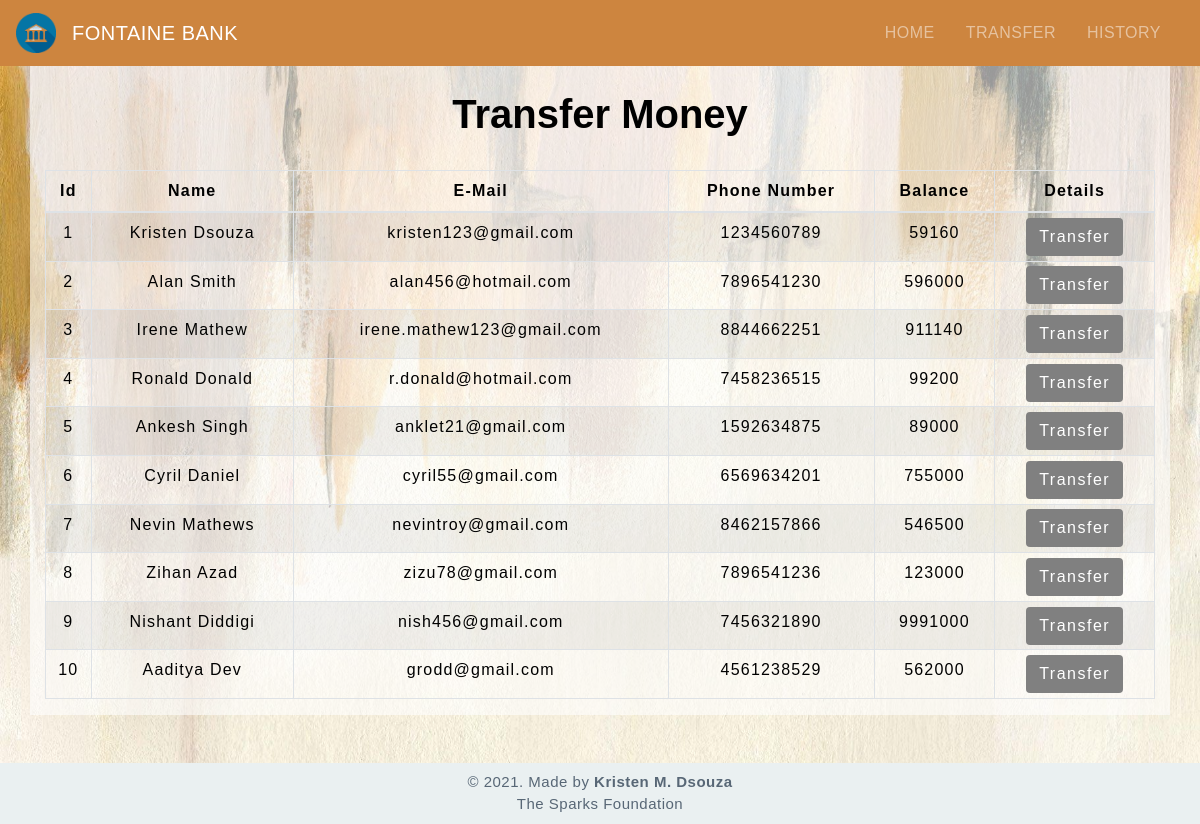
The app's page /transfermoney.php with its own data.
### tables this page shows
CREATE TABLE `users` (
  `SNO` int(3) NOT NULL,
  `NAME` text NOT NULL,
  `EMAIL` varchar(30) NOT NULL,
  `PH_NO` varchar(10) NOT NULL,
  `BALANCE` int(8) NOT NULL
);

### transfermoney.php (the view, shortened to what this page needs)
<!DOCTYPE html>
<html lang="en">
<head>
    <link rel="stylesheet" href="https://maxcdn.bootstrapcdn.com/bootstrap/4.0.0/css/bootstrap.min.css">
    <link rel="stylesheet" type="text/css" href="css/table.css">
    <link rel="stylesheet" type="text/css" href="css/navbar.css">
    <link rel="stylesheet" type="text/css" href="css/style.css">
</head>
<body>
<?php
    include 'config.php';
    $sql = "SELECT * FROM users";
    $result = mysqli_query($conn,$sql);
?>
<?php
  include 'navbar.php';
?>
<div style="background: url('img/background.jpg'); background-size:cover;">
<div class="container" style="background-color:rgb(255, 255, 255, .6);">
        <h1 class="text-center pt-4" style="color:black;">Transfer Money</h1>
        <br>
            <div class="row">
                <div class="col">
                    <div class="table-responsive-sm">
                    <table class="table table-hover table-sm table-striped table-condensed table-bordered">
                        <thead style="color:black;">
                            <tr>
                            <th scope="col" class="text-center py-2">Id</th>
                            <th scope="col" class="text-center py-2">Name</th>
                            <th scope="col" class="text-center py-2">E-Mail</th>
                            <th scope="col" class="text-center py-2">Phone Number</th>
                            <th scope="col" class="text-center py-2">Balance</th>
                            <th scope="col" class="text-center py-2">Details</th>
                            </tr>
                        </thead>
                        <tbody>
                <?php
                    while($rows=mysqli_fetch_assoc($result)){
                ?>
                    <tr style="color:black;">
                        <td class="py-2"><?php echo $rows['SNO'] ?></td>
                        <td class="py-2"><?php echo $rows['NAME']?></td>
                        <td class="py-2"><?php echo $rows['EMAIL']?></td>
                        <td class="py-2"><?php echo $rows['PH_NO']?></td>
                        <td class="py-2"><?php echo $rows['BALANCE']?></td>
                        <td><a href="selecteduserdetail.php?sno=<?php echo $rows['SNO'] ;?>"> <button type="button" class="btn">Transfer</button></a></td>
                    </tr>
                <?php
                    }
                ?>
                        </tbody>
                    </table>
                    </div>
                </div>
            </div>
         </div>
        <footer class="text-center mt-5 py-2">
                <p>&copy 2021. Made by <b>Kristen M. Dsouza</b> <br> The Sparks Foundation</p>
        </footer>
    </div>
</body>
</html>

### navbar.php (shortened to what this page needs)
<nav class="navbar navbar-expand-md navbar-dark .bg-dark.bg-gradient" style="background-color:peru;">
    <a class="navbar-brand" href="#"><img src="img/icon.png" height="40" width="40"></a>
<a class="navbar-brand" href="index.php" style="color: white;">FONTAINE BANK</a>
<div class="collapse navbar-collapse" id="collapsibleNavbar">
      <ul class="navbar-nav ml-auto">
        <li class="nav-item">
          <a class="nav-link" href="index.php">HOME</a>
        </li>
        <li class="nav-item">
          <a class="nav-link" href="transfermoney.php">TRANSFER</a>
        </li>
        <li class="nav-item">
          <a class="nav-link" href="transactionhistory.php">HISTORY</a>
        </li>
    </ul>
    </div>
 </nav>

### css/table.css (style rules this page uses)
* { padding: 0; margin: 0; box-sizing: border-box; font-family: sans-serif; }
table { letter-spacing: 1.2px; }
td { text-align: center; }

### css/navbar.css (style rules this page uses)
.nav-link { margin-right: 15px; color:#2F363F; letter-spacing: 0.5px; transition: 0.5s; }
.navbar-brand { color: #4C4B4B; letter-spacing: 0.5px; }

### css/style.css (style rules this page uses)
* { padding: 0; margin: 0; box-sizing: border-box; font-family: sans-serif; }
h1 { font-weight: bold; transition: 0.5s; text-align: center; }
button { border:none; border-radius: 8px; padding: 10px; background: grey; color:white; letter-spacing: 1.5px; font-size: 15px; transition: 0.5s; }
footer { color:#586776; background-color:#EAF0F1; letter-spacing: 0.5px; }
footer p { margin: 0; font-size: 15px; }

### records on screen
users: SNO "1", NAME "Kristen Dsouza", EMAIL "kristen123@gmail.com", PH_NO "1234560789", BALANCE "59160"
users: SNO "2", NAME "Alan Smith", EMAIL "alan456@hotmail.com", PH_NO "7896541230", BALANCE "596000"
users: SNO "3", NAME "Irene Mathew", EMAIL "irene.mathew123@gmail.com", PH_NO "8844662251", BALANCE "911140"
users: SNO "4", NAME "Ronald Donald", EMAIL "r.donald@hotmail.com", PH_NO "7458236515", BALANCE "99200"
users: SNO "5", NAME "Ankesh Singh", EMAIL "anklet21@gmail.com", PH_NO "1592634875", BALANCE "89000"
users: SNO "6", NAME "Cyril Daniel", EMAIL "cyril55@gmail.com", PH_NO "6569634201", BALANCE "755000"
users: SNO "7", NAME "Nevin Mathews", EMAIL "nevintroy@gmail.com", PH_NO "8462157866", BALANCE "546500"
users: SNO "8", NAME "Zihan Azad", EMAIL "zizu78@gmail.com", PH_NO "7896541236", BALANCE "123000"
users: SNO "9", NAME "Nishant Diddigi", EMAIL "nish456@gmail.com", PH_NO "7456321890", BALANCE "9991000"
users: SNO "10", NAME "Aaditya Dev", EMAIL "grodd@gmail.com", PH_NO "4561238529", BALANCE "562000"
